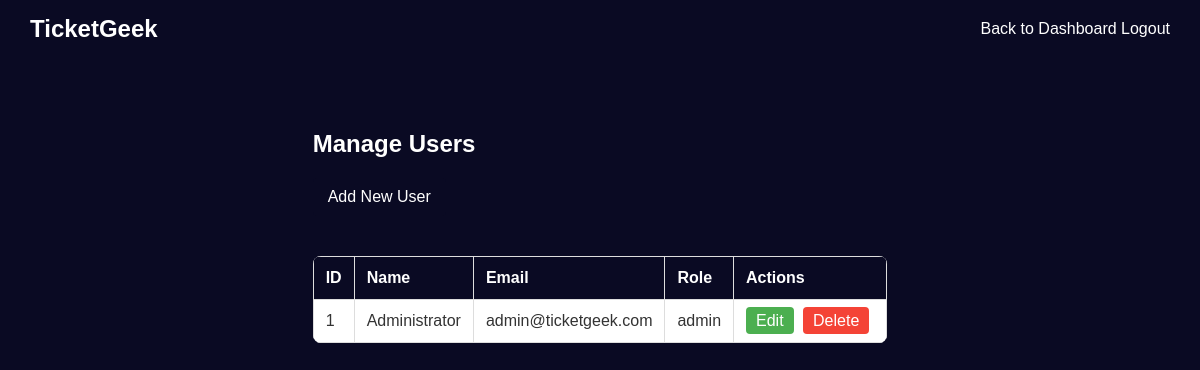
/admin_users.php (signed in), run on the app's committed database.
### tables this page shows
CREATE TABLE IF NOT EXISTS users (
    id INT AUTO_INCREMENT PRIMARY KEY,
    name VARCHAR(100) NOT NULL,
    email VARCHAR(150) NOT NULL UNIQUE,
    password VARCHAR(255) NOT NULL,
    phone_number VARCHAR(20),
    role ENUM('user', 'admin') DEFAULT 'user',
    created_at TIMESTAMP DEFAULT CURRENT_TIMESTAMP,
    updated_at TIMESTAMP DEFAULT CURRENT_TIMESTAMP ON UPDATE CURRENT_TIMESTAMP
);

### admin_users.php (the view, shortened to what this page needs)
<?php
$db = new Database();
$pdo = $db->getConnection();
$stmt = $pdo->query("SELECT * FROM users");
$users = $stmt->fetchAll(PDO::FETCH_ASSOC);
?>
<!DOCTYPE html>
<html lang="en">
<head>
    <link rel="stylesheet" href="style.css">
</head>
<body>
    <header class="main-header">
        <div class="header-content">
            <a href="index.php" class="logo">TicketGeek</a>
            <div class="right-nav">
                <a href="admin_panel.php" class="user-icon">Back to Dashboard</a>
                <a href="logout.php" class="user-icon">Logout</a>
            </div>
        </div>
    </header>
    <div class="admin-container">
        <h2>Manage Users</h2>
        <a href="admin_user_create.php" class="btn-create">Add New User</a>
        <table class="data-table">
            <thead>
                <tr>
                    <th>ID</th>
                    <th>Name</th>
                    <th>Email</th>
                    <th>Role</th>
                    <th>Actions</th>
                </tr>
            </thead>
            <tbody>
                <?php foreach ($users as $user): ?>
                <tr>
                    <td><?= $user['id'] ?></td>
                    <td><?= htmlspecialchars($user['name']) ?></td>
                    <td><?= htmlspecialchars($user['email']) ?></td>
                    <td><?= htmlspecialchars($user['role']) ?></td>
                    <td>
                        <a href="admin_user_edit.php?id=<?= $user['id'] ?>" class="btn-action btn-edit">Edit</a>
                        <a href="admin_users.php?delete_id=<?= $user['id'] ?>" class="btn-action btn-delete" onclick="return confirm('Are you sure?')">Delete</a>
                    </td>
                </tr>
                <?php endforeach; ?>
            </tbody>
        </table>
    </div>
</body>
</html>

### style.css (style rules this page uses)
html { height: 100%; width: 100%; overflow-x: hidden; box-sizing: border-box; }
* { box-sizing: border-box; }
body { font-family: Arial, sans-serif; margin: 0; display: flex; flex-direction: column; min-height: 100vh; padding-top: 60px; background: #0a0a23; overflow-x: hidden; width: 100%; max-width: 100vw; }
.main-header { position: fixed; top: 0; left: 0; width: 100%; z-index: 1000; background: #0a0a23; color: white; padding: 0; }
.header-content { display: flex; justify-content: space-between; align-items: center; padding: 15px 30px; }
.logo { font-size: 24px; font-weight: bold; color: white; text-decoration: none; }
a { color: white; text-decoration: none; }

### admin_users.php (style rules this page uses)
body { background: #0a0a23; color: white; }
.admin-container { padding: 50px; max-width: 1200px; margin: 0 auto; }
.admin-container h2 { color: white; }
.data-table { width: 100%; border-collapse: collapse; margin-top: 20px; background: white; border-radius: 8px; overflow: hidden; }
.data-table th, .data-table td { border: 1px solid #ddd; padding: 12px; text-align: left; }
.data-table th { background-color: #0a0a23; color: white; }
.data-table td { color: #333; }
.btn-action { text-decoration: none; padding: 5px 10px; border-radius: 4px; color: white; margin-right: 5px; }
.btn-edit { background-color: #4CAF50; }
.btn-delete { background-color: #f44336; }
.btn-create { background-color: #0a0a23; padding: 10px 15px; text-decoration: none; color: white; border-radius: 4px; display: inline-block; margin-bottom: 20px; }

### data on the page
users: id "1", name "Administrator", email "admin@ticketgeek.com", role "admin"
